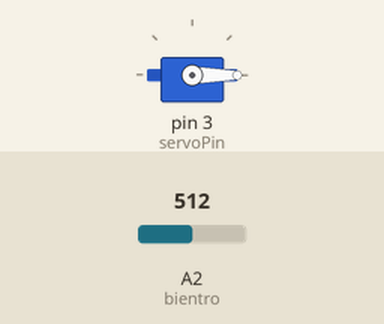
This sketch was run on a simulated Arduino Uno, built with avr-gcc and run on an emulated ATmega328P. Shown: servo. The test bench sets the inputs (shaded band); at power-on: A2 (bientro) = 512. What the sketch prints to the serial monitor is not drawn.

Above: at 0.2 s.
Timing chart, 0 to 1.7 s (numbered marks = the images above):
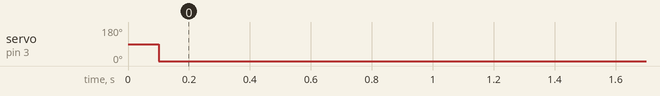

Measured:
- by itself, servo on pin 3 (servoPin): 90° → 0° at 0.10 s

The sketch:

ServoControlByResistor.ino
```cpp
#include <Servo.h>      // Thư viện điều khiển servo
Servo myservo;

int bientro = A2;       // Khai báo chân analog đọc biến trở điều khiển servo
int servoPin = 3;       // Khai báo chân điều khiển servo

unsigned long nowtime1 = 0;
unsigned long time;
int timedelayServo = 100;

void setup ()
{
    // Cài đặt chức năng điều khiển servo cho chân servoPin
    myservo.attach(servoPin);
    Serial.begin(9600); // Mở giao tiếp Serial ở baudrate 9600
}

void loop ()
{
    time = millis();
    int giatri = map(analogRead(bientro),0,1018,0,180);
    if (millis()>=nowtime1+ timedelayServo) {
      nowtime1+=timedelayServo;
      Serial.print("Bien tro");
      Serial.print(giatri);
      Serial.println();
      myservo.write(0);
    }
}
```
